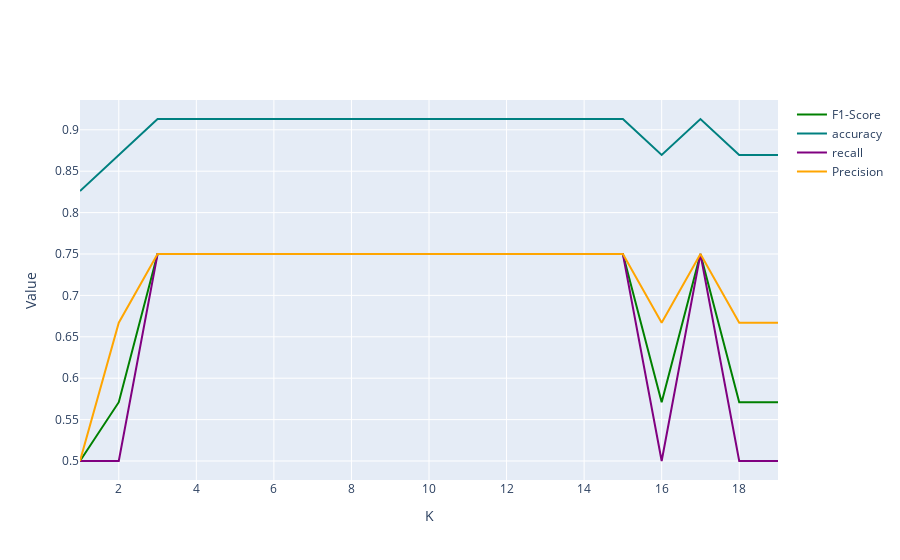

The code cell stored with this chart in its notebook:
### Code cell
# Create Plot to observe different performance at different k
fig = go.Figure()

# Add traces
fig.add_trace(go.Scatter(x=list(range(1,20)), 
                         y=results['f1_value'],
                         mode='lines',
                         name='F1-Score',
                         marker=dict(size=8,
                                     color='green',
                                     line=dict(width=1,
                                               color='blue'))))
fig.add_trace(go.Scatter(x=list(range(1,20)), 
                         y=results['accuracy'],
                         mode='lines',
                         name='accuracy',
                         marker=dict(size=8,
                                     color='teal',
                                     line=dict(width=1,
                                               color='blue'))))

fig.add_trace(go.Scatter(x=list(range(1,20)), 
                         y=results['recall_value'],
                         mode='lines',
                         name='recall',
                         marker=dict(size=8,
                                     color='purple',
                                     line=dict(width=1,
                                               color='blue'))))

fig.add_trace(go.Scatter(x=list(range(1,20)), 
                         y=results['precision_score'],
                         mode='lines',
                         name='Precision',
                         marker=dict(size=8,
                                     color='orange',
                                     line=dict(width=1,
                                               color='blue'))))

# Edit the layout
fig.update_layout(
                   xaxis_title='K',
                   yaxis_title='Value')


fig.show()

### Figure 1 — Plotly figure (JSON) as saved in the notebook; plotly's stock layout.template omitted (floating-point values rounded to 4 significant figures)
{"data": [{"marker": {"color": "green", "line": {"color": "blue", "width": 1}, "size": 8}, "mode": "lines", "name": "F1-Score", "type": "scatter", "x": [1, 2, 3, 4, 5, 6, 7, 8, 9, 10, 11, 12, 13, 14, 15, 16, 17, 18, 19], "y": [0.5, 0.571, 0.75, 0.75, 0.75, 0.75, 0.75, 0.75, 0.75, 0.75, 0.75, 0.75, 0.75, 0.75, 0.75, 0.571, 0.75, 0.571, 0.571, 0]}, {"marker": {"color": "teal", "line": {"color": "blue", "width": 1}, "size": 8}, "mode": "lines", "name": "accuracy", "type": "scatter", "x": [1, 2, 3, 4, 5, 6, 7, 8, 9, 10, 11, 12, 13, 14, 15, 16, 17, 18, 19], "y": [0.8261, 0.8696, 0.913, 0.913, 0.913, 0.913, 0.913, 0.913, 0.913, 0.913, 0.913, 0.913, 0.913, 0.913, 0.913, 0.8696, 0.913, 0.8696, 0.8696, 0.8261]}, {"marker": {"color": "purple", "line": {"color": "blue", "width": 1}, "size": 8}, "mode": "lines", "name": "recall", "type": "scatter", "x": [1, 2, 3, 4, 5, 6, 7, 8, 9, 10, 11, 12, 13, 14, 15, 16, 17, 18, 19], "y": [0.5, 0.5, 0.75, 0.75, 0.75, 0.75, 0.75, 0.75, 0.75, 0.75, 0.75, 0.75, 0.75, 0.75, 0.75, 0.5, 0.75, 0.5, 0.5, 0]}, {"marker": {"color": "orange", "line": {"color": "blue", "width": 1}, "size": 8}, "mode": "lines", "name": "Precision", "type": "scatter", "x": [1, 2, 3, 4, 5, 6, 7, 8, 9, 10, 11, 12, 13, 14, 15, 16, 17, 18, 19], "y": [0.5, 0.667, 0.75, 0.75, 0.75, 0.75, 0.75, 0.75, 0.75, 0.75, 0.75, 0.75, 0.75, 0.75, 0.75, 0.667, 0.75, 0.667, 0.667, 0]}], "layout": {"xaxis": {"title": {"text": "K"}}, "yaxis": {"title": {"text": "Value"}}}}
